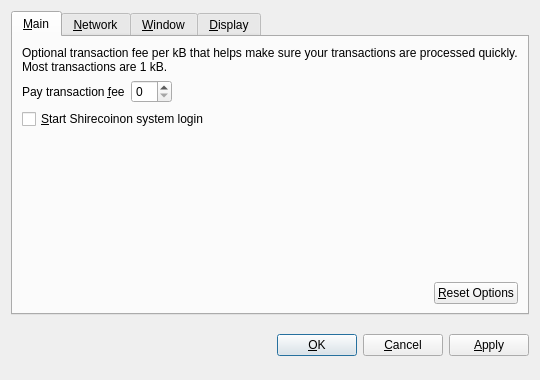
<?xml version="1.0" encoding="UTF-8"?>
<ui version="4.0">
 <class>OptionsDialog</class>
 <widget class="QDialog" name="OptionsDialog">
  <property name="geometry">
   <rect>
    <x>0</x>
    <y>0</y>
    <width>540</width>
    <height>380</height>
   </rect>
  </property>
  <property name="windowTitle">
   <string>Options</string>
  </property>
  <property name="modal">
   <bool>true</bool>
  </property>
  <layout class="QVBoxLayout" name="verticalLayout">
   <item>
    <widget class="QTabWidget" name="tabWidget">
     <property name="tabPosition">
      <enum>QTabWidget::North</enum>
     </property>
     <property name="currentIndex">
      <number>0</number>
     </property>
     <widget class="QWidget" name="tabMain">
      <attribute name="title">
       <string>&amp;Main</string>
      </attribute>
      <layout class="QVBoxLayout" name="verticalLayout_Main">
       <item>
        <widget class="QLabel" name="transactionFeeInfoLabel">
         <property name="text">
          <string>Optional transaction fee per kB that helps make sure your transactions are processed quickly. Most transactions are 1 kB.</string>
         </property>
         <property name="textFormat">
          <enum>Qt::PlainText</enum>
         </property>
         <property name="wordWrap">
          <bool>true</bool>
         </property>
        </widget>
       </item>
       <item>
        <layout class="QHBoxLayout" name="horizontalLayout_1_Main">
         <item>
          <widget class="QLabel" name="transactionFeeLabel">
           <property name="text">
            <string>Pay transaction &amp;fee</string>
           </property>
           <property name="textFormat">
            <enum>Qt::PlainText</enum>
           </property>
           <property name="buddy">
            <cstring>transactionFee</cstring>
           </property>
          </widget>
         </item>
         <item>
          <widget class="BitcoinAmountField" name="transactionFee"/>
         </item>
         <item>
          <spacer name="horizontalSpacer_1_Main">
           <property name="orientation">
            <enum>Qt::Horizontal</enum>
           </property>
           <property name="sizeHint" stdset="0">
            <size>
             <width>40</width>
             <height>20</height>
            </size>
           </property>
          </spacer>
         </item>
        </layout>
       </item>
       <item>
        <widget class="QCheckBox" name="bitcoinAtStartup">
         <property name="toolTip">
          <string>Automatically start Shirecoinafter logging in to the system.</string>
         </property>
         <property name="text">
          <string>&amp;Start Shirecoinon system login</string>
         </property>
        </widget>
       </item>
       <item>
        <spacer name="verticalSpacer_Main">
         <property name="orientation">
          <enum>Qt::Vertical</enum>
         </property>
         <property name="sizeHint" stdset="0">
          <size>
           <width>20</width>
           <height>40</height>
          </size>
         </property>
        </spacer>
       </item>
       <item>
        <layout class="QHBoxLayout" name="horizontalLayout_2_Main">
         <item>
          <spacer name="horizontalSpacer_2_Main">
           <property name="orientation">
            <enum>Qt::Horizontal</enum>
           </property>
           <property name="sizeHint" stdset="0">
            <size>
             <width>40</width>
             <height>20</height>
            </size>
           </property>
          </spacer>
         </item>
         <item>
          <widget class="QPushButton" name="resetButton">
           <property name="toolTip">
            <string>Reset all client options to default.</string>
           </property>
           <property name="text">
            <string>&amp;Reset Options</string>
           </property>
           <property name="autoDefault">
            <bool>false</bool>
           </property>
          </widget>
         </item>
        </layout>
       </item>
      </layout>
     </widget>
     <widget class="QWidget" name="tabNetwork">
      <attribute name="title">
       <string>&amp;Network</string>
      </attribute>
      <layout class="QVBoxLayout" name="verticalLayout_Network">
       <item>
        <widget class="QCheckBox" name="mapPortUpnp">
         <property name="toolTip">
          <string>Automatically open the Bitcoin client port on the router. This only works when your router supports UPnP and it is enabled.</string>
         </property>
         <property name="text">
          <string>Map port using &amp;UPnP</string>
         </property>
        </widget>
       </item>
       <item>
        <widget class="QCheckBox" name="connectSocks">
         <property name="toolTip">
          <string>Connect to the Bitcoin network through a SOCKS proxy (e.g. when connecting through Tor).</string>
         </property>
         <property name="text">
          <string>&amp;Connect through SOCKS proxy:</string>
         </property>
        </widget>
       </item>
       <item>
        <layout class="QHBoxLayout" name="horizontalLayout_Network">
         <item>
          <widget class="QLabel" name="proxyIpLabel">
           <property name="text">
            <string>Proxy &amp;IP:</string>
           </property>
           <property name="textFormat">
            <enum>Qt::PlainText</enum>
           </property>
           <property name="buddy">
            <cstring>proxyIp</cstring>
           </property>
          </widget>
         </item>
         <item>
          <widget class="QValidatedLineEdit" name="proxyIp">
           <property name="maximumSize">
            <size>
             <width>140</width>
             <height>16777215</height>
            </size>
           </property>
           <property name="toolTip">
            <string>IP address of the proxy (e.g. 127.0.0.1)</string>
           </property>
          </widget>
         </item>
         <item>
          <widget class="QLabel" name="proxyPortLabel">
           <property name="text">
            <string>&amp;Port:</string>
           </property>
           <property name="textFormat">
            <enum>Qt::PlainText</enum>
           </property>
           <property name="buddy">
            <cstring>proxyPort</cstring>
           </property>
          </widget>
         </item>
         <item>
          <widget class="QLineEdit" name="proxyPort">
           <property name="maximumSize">
            <size>
             <width>55</width>
             <height>16777215</height>
            </size>
           </property>
           <property name="toolTip">
            <string>Port of the proxy (e.g. 9050)</string>
           </property>
          </widget>
         </item>
         <item>
          <widget class="QLabel" name="socksVersionLabel">
           <property name="text">
            <string>SOCKS &amp;Version:</string>
           </property>
           <property name="textFormat">
            <enum>Qt::PlainText</enum>
           </property>
           <property name="buddy">
            <cstring>socksVersion</cstring>
           </property>
          </widget>
         </item>
         <item>
          <widget class="QValueComboBox" name="socksVersion">
           <property name="toolTip">
            <string>SOCKS version of the proxy (e.g. 5)</string>
           </property>
          </widget>
         </item>
         <item>
          <spacer name="horizontalSpacer_Network">
           <property name="orientation">
            <enum>Qt::Horizontal</enum>
           </property>
           <property name="sizeHint" stdset="0">
            <size>
             <width>40</width>
             <height>20</height>
            </size>
           </property>
          </spacer>
         </item>
        </layout>
       </item>
       <item>
        <spacer name="verticalSpacer_Network">
         <property name="orientation">
          <enum>Qt::Vertical</enum>
         </property>
         <property name="sizeHint" stdset="0">
          <size>
           <width>20</width>
           <height>40</height>
          </size>
         </property>
        </spacer>
       </item>
      </layout>
     </widget>
     <widget class="QWidget" name="tabWindow">
      <attribute name="title">
       <string>&amp;Window</string>
      </attribute>
      <layout class="QVBoxLayout" name="verticalLayout_Window">
       <item>
        <widget class="QCheckBox" name="minimizeToTray">
         <property name="toolTip">
          <string>Show only a tray icon after minimizing the window.</string>
         </property>
         <property name="text">
          <string>&amp;Minimize to the tray instead of the taskbar</string>
         </property>
        </widget>
       </item>
       <item>
        <widget class="QCheckBox" name="minimizeOnClose">
         <property name="toolTip">
          <string>Minimize instead of exit the application when the window is closed. When this option is enabled, the application will be closed only after selecting Quit in the menu.</string>
         </property>
         <property name="text">
          <string>M&amp;inimize on close</string>
         </property>
        </widget>
       </item>
       <item>
        <spacer name="verticalSpacer_Window">
         <property name="orientation">
          <enum>Qt::Vertical</enum>
         </property>
         <property name="sizeHint" stdset="0">
          <size>
           <width>20</width>
           <height>40</height>
          </size>
         </property>
        </spacer>
       </item>
      </layout>
     </widget>
     <widget class="QWidget" name="tabDisplay">
      <attribute name="title">
       <string>&amp;Display</string>
      </attribute>
      <layout class="QVBoxLayout" name="verticalLayout_Display">
       <item>
        <layout class="QHBoxLayout" name="horizontalLayout_1_Display">
         <item>
          <widget class="QLabel" name="langLabel">
           <property name="text">
            <string>User Interface &amp;language:</string>
           </property>
           <property name="textFormat">
            <enum>Qt::PlainText</enum>
           </property>
           <property name="buddy">
            <cstring>lang</cstring>
           </property>
          </widget>
         </item>
         <item>
          <widget class="QValueComboBox" name="lang">
           <property name="toolTip">
            <string>The user interface language can be set here. This setting will take effect after restarting Bitcoin.</string>
           </property>
          </widget>
         </item>
        </layout>
       </item>
       <item>
        <layout class="QHBoxLayout" name="horizontalLayout_2_Display">
         <item>
          <widget class="QLabel" name="unitLabel">
           <property name="text">
            <string>&amp;Unit to show amounts in:</string>
           </property>
           <property name="textFormat">
            <enum>Qt::PlainText</enum>
           </property>
           <property name="buddy">
            <cstring>unit</cstring>
           </property>
          </widget>
         </item>
         <item>
          <widget class="QValueComboBox" name="unit">
           <property name="toolTip">
            <string>Choose the default subdivision unit to show in the interface and when sending coins.</string>
           </property>
          </widget>
         </item>
        </layout>
       </item>
       <item>
        <widget class="QCheckBox" name="displayAddresses">
         <property name="toolTip">
          <string>Whether to show Bitcoin addresses in the transaction list or not.</string>
         </property>
         <property name="text">
          <string>&amp;Display addresses in transaction list</string>
         </property>
        </widget>
       </item>
       <item>
        <spacer name="verticalSpacer_Display">
         <property name="orientation">
          <enum>Qt::Vertical</enum>
         </property>
         <property name="sizeHint" stdset="0">
          <size>
           <width>20</width>
           <height>40</height>
          </size>
         </property>
        </spacer>
       </item>
      </layout>
     </widget>
    </widget>
   </item>
   <item>
    <layout class="QHBoxLayout" name="horizontalLayout_Buttons">
     <item>
      <spacer name="horizontalSpacer_1">
       <property name="orientation">
        <enum>Qt::Horizontal</enum>
       </property>
       <property name="sizeHint" stdset="0">
        <size>
         <width>40</width>
         <height>48</height>
        </size>
       </property>
      </spacer>
     </item>
     <item>
      <widget class="QLabel" name="statusLabel">
       <property name="font">
        <font>
         <weight>75</weight>
         <bold>true</bold>
        </font>
       </property>
       <property name="text">
        <string/>
       </property>
       <property name="textFormat">
        <enum>Qt::PlainText</enum>
       </property>
       <property name="wordWrap">
        <bool>true</bool>
       </property>
      </widget>
     </item>
     <item>
      <spacer name="horizontalSpacer_2">
       <property name="orientation">
        <enum>Qt::Horizontal</enum>
       </property>
       <property name="sizeHint" stdset="0">
        <size>
         <width>40</width>
         <height>48</height>
        </size>
       </property>
      </spacer>
     </item>
     <item>
      <widget class="QPushButton" name="okButton">
       <property name="text">
        <string>&amp;OK</string>
       </property>
      </widget>
     </item>
     <item>
      <widget class="QPushButton" name="cancelButton">
       <property name="text">
        <string>&amp;Cancel</string>
       </property>
       <property name="autoDefault">
        <bool>false</bool>
       </property>
      </widget>
     </item>
     <item>
      <widget class="QPushButton" name="applyButton">
       <property name="text">
        <string>&amp;Apply</string>
       </property>
       <property name="autoDefault">
        <bool>false</bool>
       </property>
      </widget>
     </item>
    </layout>
   </item>
  </layout>
 </widget>
 <customwidgets>
  <customwidget>
   <class>BitcoinAmountField</class>
   <extends>QSpinBox</extends>
   <header>bitcoinamountfield.h</header>
  </customwidget>
  <customwidget>
   <class>QValueComboBox</class>
   <extends>QComboBox</extends>
   <header>qvaluecombobox.h</header>
  </customwidget>
  <customwidget>
   <class>QValidatedLineEdit</class>
   <extends>QLineEdit</extends>
   <header>qvalidatedlineedit.h</header>
  </customwidget>
 </customwidgets>
 <resources/>
 <connections/>
</ui>
